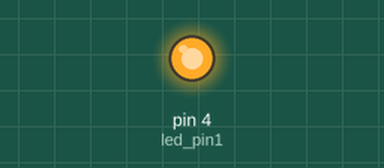
A sketch run on a simulated Arduino Uno, built with avr-gcc and run on an emulated ATmega328P. On the bench: output pins drawn as LEDs (lit = HIGH).

Above: at 0.25 s.
At 5.9 s:
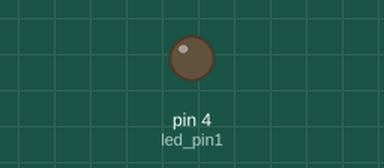
Timing chart, 0 to 8.3 s (numbered marks = the images above):
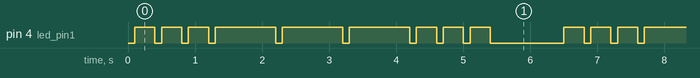

The sketch:

Morse.ino
```cpp
int on = 300; int off = 900; int space = 100; int led_pin1 = 4; //int led_pin2 = 8;
//int[] rray = new int[5];
/*String alpha[] = { "a", "b", "c", "d", "e", "f", "g", "h", "i", "j",
                "k", "l", "m", "n", "o", "p", "q", "r", "s", "t", "u", "v",
                "w", "x", "y", "z" };*/
String dottie[] = { ".-", "-...", "-.-.", "-..", ".", "..-.", "--.",
                "....", "..", ".---", "-.-", ".-..", "--", "-.", "---", ".--.",
                "--.-", ".-.", "...", "-", "..-", "...-", ".--", "-..-",
                "-.--", "--..", "|" };

String toMorse = "sos";
String morse = "";


void setup() {
  pinMode(led_pin1, OUTPUT);
  //pinMode(led_pin2, OUTPUT);
  for(int x = 0; x < toMorse.length(); x++)
  {
    int y = toMorse.charAt(x) - 'a';
    if( y >= 0 )
    {
      morse = morse + dottie[y];
    }
    else
      morse = morse + "|";

  }
}


void loop() {
  for( int x = 0; x < morse.length(); x++ )
  {
    if(morse.charAt(x) == '.')
    {
        digitalWrite(led_pin1, LOW);
        delay(space);
        digitalWrite(led_pin1, HIGH);
        delay(on);

    }
    else if(morse.charAt(x) == '-')
    {
      digitalWrite(led_pin1, LOW);
       delay(space);
       digitalWrite(led_pin1, HIGH);
       delay(off);
    }
    else
    {
      digitalWrite(led_pin1, LOW);
      delay(1000);
    }
  }
  digitalWrite(led_pin1, LOW);
  delay(1000);
}
```

Measured:
- by itself, pin 4 (led_pin1): repeats every 6.4 s: 2 × (LOW 0.10 s, HIGH 0.30 s), 3 × (LOW 0.10 s, HIGH 0.90 s), 3 × (LOW 0.10 s, HIGH 0.30 s), LOW 1.1 s, HIGH 0.30 s
- by itself, everything shown: repeats every 6.4 s, in 18 steps
